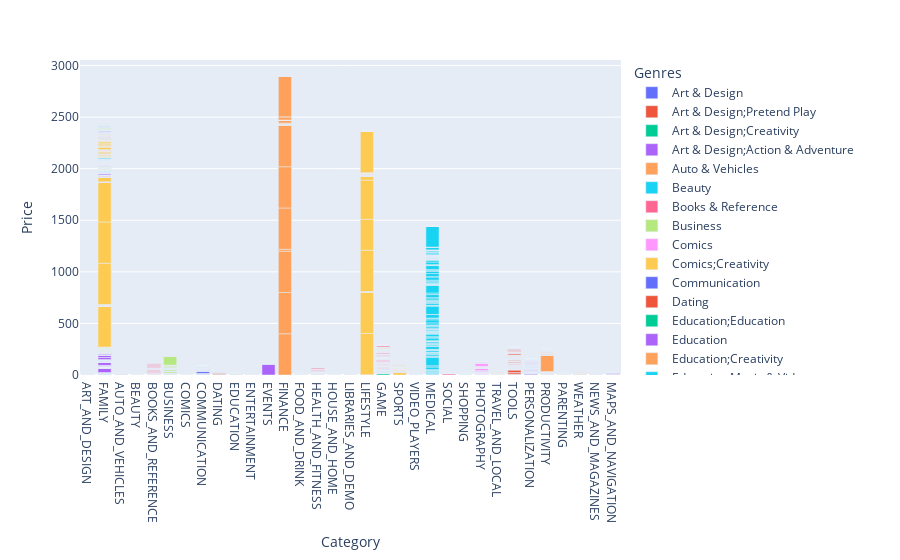

The code cell stored with this chart in its notebook:
### Markdown cell above
## 1.Bar Plot

### Code cell
px.bar(df,x='Category',y='Price',color='Genres')
